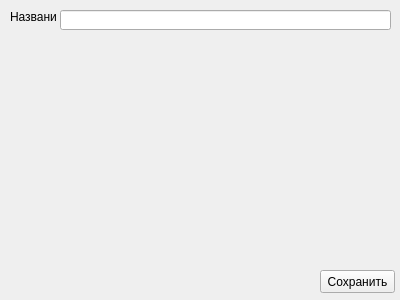
<?xml version="1.0" encoding="UTF-8"?>
<ui version="4.0">
 <class>Form</class>
 <widget class="QWidget" name="Form">
  <property name="geometry">
   <rect>
    <x>0</x>
    <y>0</y>
    <width>400</width>
    <height>300</height>
   </rect>
  </property>
  <property name="windowTitle">
   <string>Создание жанра</string>
  </property>
  <widget class="QLabel" name="label">
   <property name="geometry">
    <rect>
     <x>10</x>
     <y>10</y>
     <width>47</width>
     <height>13</height>
    </rect>
   </property>
   <property name="text">
    <string>Название</string>
   </property>
  </widget>
  <widget class="QLineEdit" name="le_title">
   <property name="geometry">
    <rect>
     <x>60</x>
     <y>10</y>
     <width>331</width>
     <height>20</height>
    </rect>
   </property>
  </widget>
  <widget class="QPushButton" name="btn_save">
   <property name="geometry">
    <rect>
     <x>320</x>
     <y>270</y>
     <width>75</width>
     <height>23</height>
    </rect>
   </property>
   <property name="text">
    <string>Сохранить</string>
   </property>
  </widget>
 </widget>
 <resources/>
 <connections/>
</ui>
